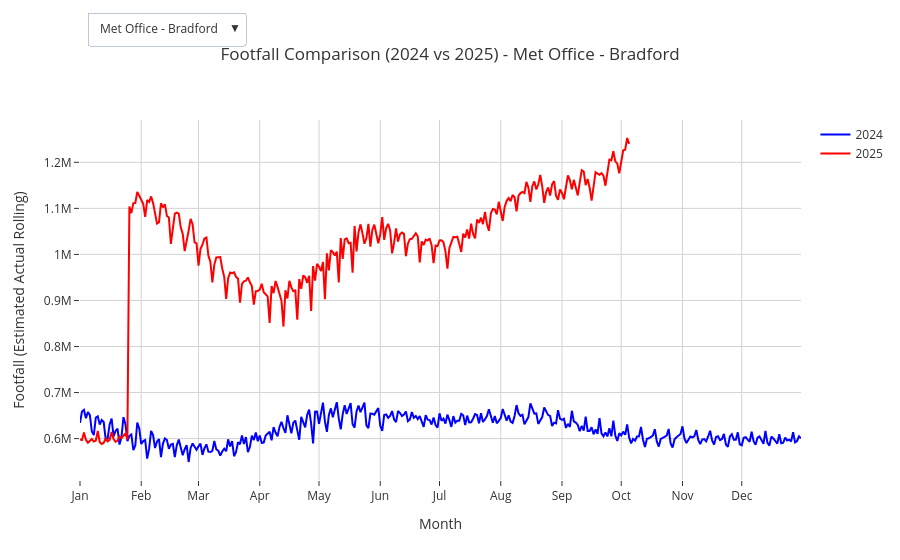

The notebook cell saved with this chart:
### Markdown cell above
Comparing footfall seasonal trends in 2024 VS 2025. The following plots are also made interactive to be reused in dashboards.

### Code cell
# Plot seasonal footfall line graph,
# with months on the x axis
# allowing to compare footfall between 2024 and 2025
# with a button to select the area of interest

import plotly.express as px
import plotly.graph_objects as go

#Isolate the different regions
regions = footfall['centre_name'].unique()

#Create initial empty figure
fig_Brad24vs25 = go.Figure()
buttons = []

#Loop through each region
for r, region in enumerate(regions):
    df_region = footfall[footfall['centre_name'] == region].sort_values('datestamp')

    #Add 2024 and 2025 lines
    for year, color in zip([2024, 2025], ['blue', 'red']):
        df_year = df_region[df_region['datestamp'].dt.year == year].copy()
        if df_year.empty:
            continue

        x_doy = df_year['datestamp'].dt.dayofyear
        y = df_year['estimated_actual_footfall_rolling']

        #Add lines
        fig_Brad24vs25.add_scatter(
        x= x_doy,
        y= y,
        mode='lines',
        line= dict(color= color, width=2),
        name= f'{year}',
        visible=(r==0),
        customdata= df_year['datestamp'],
        hovertemplate= '📅 %{customdata|%Y-%m-%d}<br> 👣Footfall: %{y:.1f}'
    )

#Add 1 button per region
visibility = [False] * (2 * len(regions))
visibility[i*2] = True #2024 line
visibility[i*2+1] = True #2025 line

buttons.append(dict(
    label=region,
    method='update',
    args=[{'visible': visibility},
        {'title': f'Footfall Comparison (2024 vs 2025) - {region}'}]
))

#Add buttons for dropdown
for i, region in enumerate(regions):
        visible_array = [False] * (2* len(regions))
        visible_array[2*i] = True #2024 line
        visible_array[2*i +1] = True #2025 line
        buttons.append(dict(
            label= region,
            method='update',
            args=[{'visible': visible_array},
                 {'title': f'Footfall Comparison (2024 vs 2025) - {region}'}]
        ))

#Adapt layout with monthly ticks
month_starts = pd.date_range('2024-01-01', '2024-12-31', freq='MS')
month_labels = month_starts.strftime('%b')


#Add dropdown and choose layout
fig_Brad24vs25.update_layout(
    updatemenus=[dict(
        active=0,
        buttons=buttons,
        direction= 'down',
        x= 0.01,
        y=1.3,
        xanchor= 'left',
        yanchor= 'top',
        showactive= True
    )],
    hovermode= 'x unified',
    title= f'Footfall Comparison (2024 vs 2025) - {regions[0]}',
    xaxis=dict(
        title= 'Month',
        tickvals=[d.timetuple().tm_yday for d in month_starts],
        ticktext= month_labels,
        range=[1, 366],
        showgrid= True,
        gridcolor='lightgrey',
        zeroline= False
    ),
    yaxis= dict(
         title='Footfall (Estimated Actual Rolling)',
         showgrid= True,
         gridcolor='lightgrey',
         zeroline= False
    ),
    template= 'ggplot2',
    plot_bgcolor='rgba(0,0,0,0)',
    paper_bgcolor='rgba(0,0,0,0)',
)
    
fig_Brad24vs25.show()

### Figure 1 — Plotly figure (JSON) as saved in the notebook; plotly's stock layout.template omitted (floating-point values rounded to 4 significant figures; data arrays with more than 128 entries replaced by an {"elided": "..."} marker saying what was removed)
{"data": [{"customdata": {"elided": "366 str values"}, "hovertemplate": "📅 %{customdata|%Y-%m-%d}<br> 👣Footfall: %{y:.1f}", "line": {"color": "blue", "width": 2}, "mode": "lines", "name": "2024", "type": "scatter", "visible": true, "x": {"elided": "366 int values"}, "y": {"elided": "366 int values"}}, {"customdata": {"elided": "278 str values"}, "hovertemplate": "📅 %{customdata|%Y-%m-%d}<br> 👣Footfall: %{y:.1f}", "line": {"color": "red", "width": 2}, "mode": "lines", "name": "2025", "type": "scatter", "visible": true, "x": {"elided": "278 int values"}, "y": {"elided": "278 int values"}}], "layout": {"hovermode": "x unified", "paper_bgcolor": "rgba(0,0,0,0)", "plot_bgcolor": "rgba(0,0,0,0)", "title": {"text": "Footfall Comparison (2024 vs 2025) - Met Office - Bradford"}, "updatemenus": [{"active": 0, "buttons": [{"args": [{"visible": [true, true]}, {"title": "Footfall Comparison (2024 vs 2025) - Met Office - Bradford"}], "label": "Met Office - Bradford", "method": "update"}, {"args": [{"visible": [true, true]}, {"title": "Footfall Comparison (2024 vs 2025) - Met Office - Bradford"}], "label": "Met Office - Bradford", "method": "update"}], "direction": "down", "showactive": true, "x": 0.01, "xanchor": "left", "y": 1.3, "yanchor": "top"}], "xaxis": {"gridcolor": "lightgrey", "range": [1, 366], "showgrid": true, "ticktext": ["Jan", "Feb", "Mar", "Apr", "May", "Jun", "Jul", "Aug", "Sep", "Oct", "Nov", "Dec"], "tickvals": [1, 32, 61, 92, 122, 153, 183, 214, 245, 275, 306, 336], "title": {"text": "Month"}, "zeroline": false}, "yaxis": {"gridcolor": "lightgrey", "showgrid": true, "title": {"text": "Footfall (Estimated Actual Rolling)"}, "zeroline": false}}}
